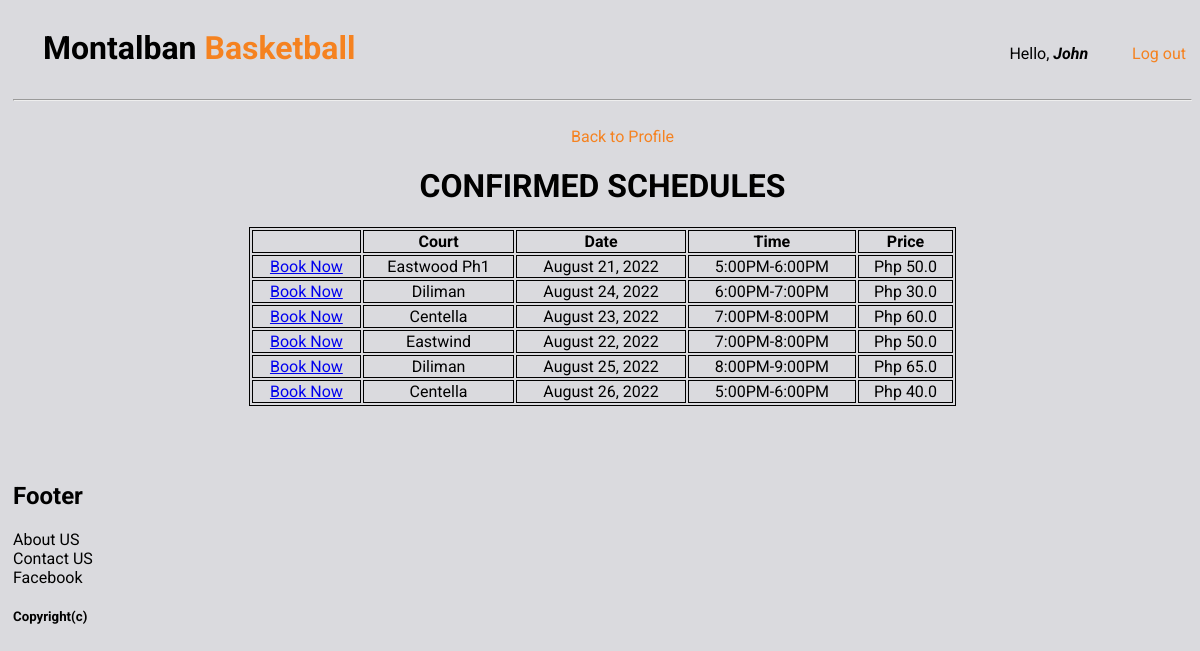
The app's page /sched/ (signed in) with its own data.
### gametime/models.py (models this page shows, shortened)
class Schedule(models.Model):
	COURTS = (
		('Eastwood Ph1', 'Eastwood Ph1'),
		('Eastwood Ph2', 'Eastwood Ph2'),
		('Diliman', 'Diliman'),
		('Eastwind', 'Eastwind'),
		('Centella', 'Centella'),
		)
	TIME = (
		('5:00PM-6:00PM', '5:00PM-6:00PM'),
		('6:00PM-7:00PM', '6:00PM-7:00PM'),
		('7:00PM-8:00PM', '7:00PM-8:00PM'),
		('8:00PM-9:00PM', '8:00PM-9:00PM'),
		)
	court = models.CharField(max_length=200, null=True,blank=True, choices=COURTS)
	schedule = models.CharField(max_length=200, null=True, blank=True, choices=TIME)
	statman = models.CharField(max_length=200, blank=True, null=True)
	price = models.FloatField(null=True, blank=True,)
	date = models.CharField(max_length=200, blank=True, null=True)

### gametime/views.py (the view)
# urls.py: path('sched/', views.Schedgames, name='Schedgames'),
@login_required(login_url='login')
def Schedgames(request):
    schedules =  Schedule.objects.all()
    all_scheds=[]
    for cutie in range(len(schedules)):
        all_scheds.append(schedules[cutie])
    index_all_scheds = len(all_scheds)
    return render(request,'gametime/schedules.html', {'schedules': schedules})

### gametime/templates/gametime/schedules.html
 {% extends 'gametime/main.html' %}
 {% block content %}
	<br>
        <div style="font-family: roboto" align="center" >
            <div class="col-md">
                <div class="card card-body">
                    <span style="margin-left: 40px"><a style="color: #f58220; text-decoration: none; font-family: roboto;" href="{% url 'PlayerProf' %}">Back to Profile</a></span>
                    <h1 align="center" style="font-family: roboto;">CONFIRMED SCHEDULES</h1>
                </div>
                <div style="padding-bottom: 20px;">
                    <table  style="width:60%" class="table">
                        <tr>
                            <th></th>
                            <th align="center">Court</th>
                            <th align="center">Date</th>
                            <th align="center">Time</th>
                            <th align="center">Price</th>
                        </tr>
                        {% for i in schedules %}
                            <tr>
                                <td><a href="{% url 'create_booking' %}">Book Now</a></td>
                                <td align="center">{{i.court}}</td>
                                <td align="center">{{i.date}}</td>
                                <td align="center">{{i.schedule}}</td>
                                <td align="center">Php {{i.price}}</td>
                            </tr>
                        {% endfor %}
                    </table>
                </div>
            </div>
        </div>
        <br>
        <br>
 {% endblock %}

### gametime/templates/gametime/main.html (shortened to what this page needs)
<!DOCTYPE html>
<html>
<head>
</head>
<body style="background-color:#dadade; padding-left: 5px;">
<div style="margin-bottom:10px">
	<div style="display:inline-block;"><h1 style="display: inline-block;margin-right: 650px; margin-left: 30px; font-family: Roboto;">Montalban <span style="color:#f58220;">Basketball</span></h1>
	</div>
	<div align="center" style="display: inline-block;font-family: roboto;">Hello, <b><i>{{request.user}}</i></b>
	<p style="display: inline-block; "><span style="margin-left: 40px; color:#f58220; font-family: roboto"><a style="color: #f58220; text-decoration: none;" href="{% url 'logout' %}">Log out</a></span></p>
	</div>
</div>
<hr>
	{%block content%}
	{% endblock %}
	<div style="font-family: roboto"><h2>Footer</h2>
	<p>About US</p>
	<p>Contact US</p>
	<p>Facebook</p>
	<h5>Copyright(c)</h5></div>
</body>
</html>

### gametime/templates/gametime/main.html (style rules this page uses)
table, th, td { border: 1px solid black; text-align: center; }
p { margin: 0; }

### records on screen
Schedule: court "Eastwood Ph1", date "August 21, 2022", schedule "5:00PM-6:00PM", price "50.0"
Schedule: court "Diliman", date "August 24, 2022", schedule "6:00PM-7:00PM", price "30.0"
Schedule: court "Centella", date "August 23, 2022", schedule "7:00PM-8:00PM", price "60.0"
Schedule: court "Eastwind", date "August 22, 2022", schedule "7:00PM-8:00PM", price "50.0"
Schedule: court "Diliman", date "August 25, 2022", schedule "8:00PM-9:00PM", price "65.0"
Schedule: court "Centella", date "August 26, 2022", schedule "5:00PM-6:00PM", price "40.0"

### other values on screen
{{ request.user }} "John"
